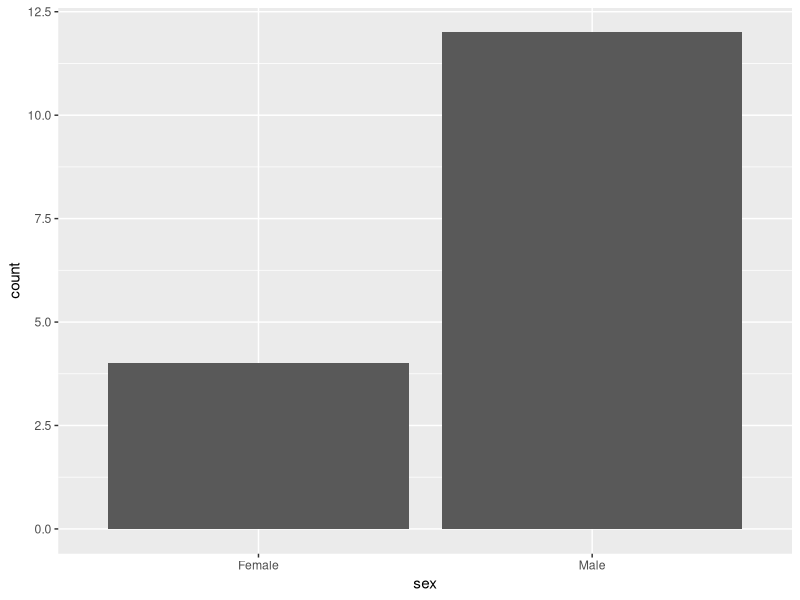
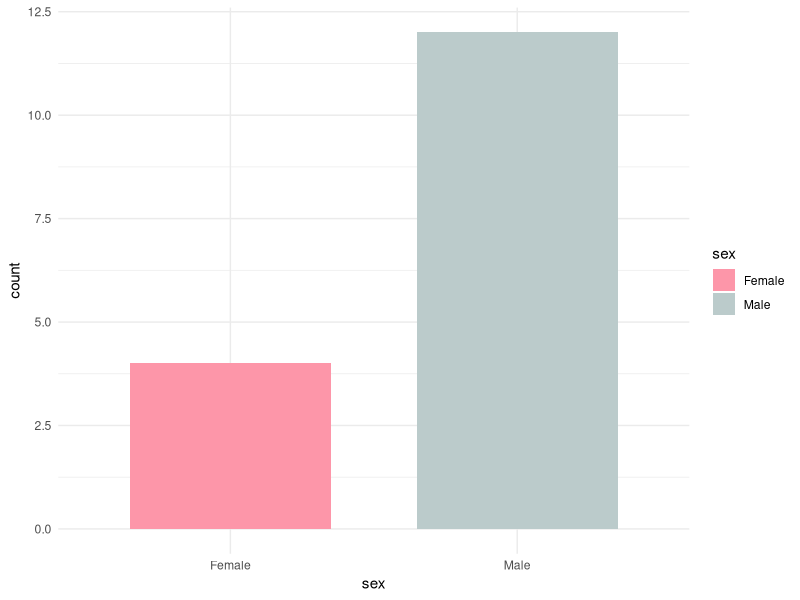

Write R code to recreate these figures, in order.
## ---- chunk 1
library(kableExtra)
knitr::opts_chunk$set(echo = TRUE, fig.align = 'center', warning = FALSE, message = FALSE)
## ---- chunk 2
# Tell R to print out some words on screen with the "print" command
print("Hello World!")
## ---- chunk 3
# Let's assign the statement to a variable (nothing happens when running this code)
my_variable <- "Hello World!"

# Let's display the content of the new variable!
print(my_variable)
## ---- chunk 4
print(6 / 2)
## ---- chunk 5
myvector <- c(1,2,3,4)
## ---- chunk 6
mean(myvector)
## ---- chunk 7
# Let's create and display a data frame (a table) with four rows and two columns
data.frame("Class"=c("a","b","c","d"), # First column
            "Quantity"=c(1,10,4,6)) # Second column
## ---- chunk 8
library("dplyr")

counts <- read.csv("../data/raw_counts.csv") 
rownames(counts) <- counts$X
counts$X <- NULL

samples <- read.csv("../data/samples_info.csv")
rownames(samples) <- samples$X 
samples <- samples[,c("Donor","SampleGroup","sex")]
## ---- chunk 9
# Check out the counts
head(counts, 10) %>% kbl() %>% kable_styling()
## ---- chunk 10
# What does the table look like?
samples %>% kbl() %>% kable_styling()
## ---- chunk 11
# What is the shape of this samples table?
dim(samples)
## ---- chunk 12
library("ggplot2")

# Simple and ugly
ggplot(samples, aes(x=sex)) + geom_bar()

## ---- chunk 13
# A bit more work but nicer and more intuitive
ggplot(samples, aes(x=sex, fill=sex)) + 
  geom_bar(width=0.7) +
  scale_fill_manual(values=c('Female'='#FD96A9', 'Male'='#BBCBCB')) +
  theme_minimal()
